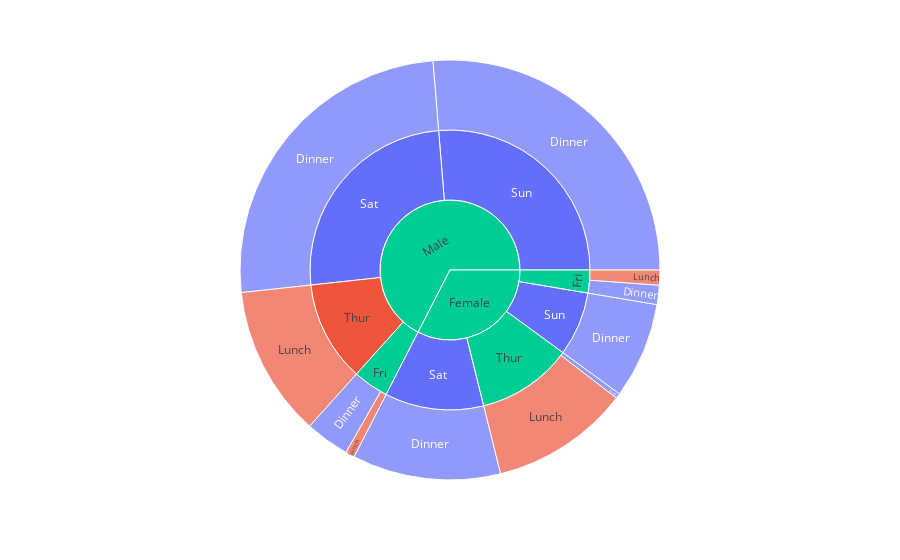

Notebook cell for this chart:
### Code cell
import plotly.express as px
df = px.data.tips()
fig = px.sunburst(df, 
                  path=['sex', 'day', 'time'], 
                  values='total_bill', 
                  color='time')
fig.show()

### Figure 1 — Plotly figure (JSON) as saved in the notebook; plotly's stock layout.template omitted (floating-point values rounded to 4 significant figures)
{"data": [{"branchvalues": "total", "customdata": [["Dinner"], ["Lunch"], ["(?)"], ["Dinner"], ["Dinner"], ["Dinner"], ["Dinner"], ["(?)"], ["(?)"], ["(?)"], ["Lunch"], ["Lunch"], ["Lunch"], ["Dinner"], ["Dinner"], ["Dinner"], ["Dinner"], ["Dinner"], ["Dinner"], ["Lunch"], ["(?)"]], "domain": {"x": [0, 1], "y": [0, 1]}, "hovertemplate": "labels=%{label}<br>total_bill=%{value}<br>parent=%{parent}<br>id=%{id}<br>time=%{customdata[0]}<extra></extra>", "ids": ["Female/Fri/Dinner", "Male/Thur", "Female/Thur", "Male/Sun", "Female/Sun", "Male/Sat", "Female/Sat", "Male/Fri", "Female/Fri", "Female", "Male/Thur/Lunch", "Male/Fri/Lunch", "Female/Fri/Lunch", "Female/Thur/Dinner", "Male/Sun/Dinner", "Female/Sun/Dinner", "Male/Sat/Dinner", "Female/Sat/Dinner", "Male/Fri/Dinner", "Female/Thur/Lunch", "Male"], "labels": ["Dinner", "Thur", "Thur", "Sun", "Sun", "Sat", "Sat", "Fri", "Fri", "Female", "Lunch", "Lunch", "Lunch", "Dinner", "Dinner", "Dinner", "Dinner", "Dinner", "Dinner", "Lunch", "Male"], "marker": {"colors": ["#636efa", "#EF553B", "#00cc96", "#636efa", "#636efa", "#636efa", "#636efa", "#00cc96", "#00cc96", "#00cc96", "#EF553B", "#EF553B", "#EF553B", "#636efa", "#636efa", "#636efa", "#636efa", "#636efa", "#636efa", "#EF553B", "#00cc96"]}, "name": "", "parents": ["Female/Fri", "Male", "Female", "Male", "Female", "Male", "Female", "Male", "Female", "", "Male/Thur", "Male/Fri", "Female/Fri", "Female/Thur", "Male/Sun", "Female/Sun", "Male/Sat", "Female/Sat", "Male/Fri", "Female/Thur", ""], "type": "sunburst", "values": [71.55, 561.4, 534.9, 1269.0, 357.7, 1227.0, 551.0, 198.6, 127.3, 1571.0, 561.4, 34.16, 55.76, 18.78, 1269.0, 357.7, 1227.0, 551.0, 164.4, 516.1, 3257.0]}], "layout": {"legend": {"tracegroupgap": 0}, "margin": {"t": 60}}}
